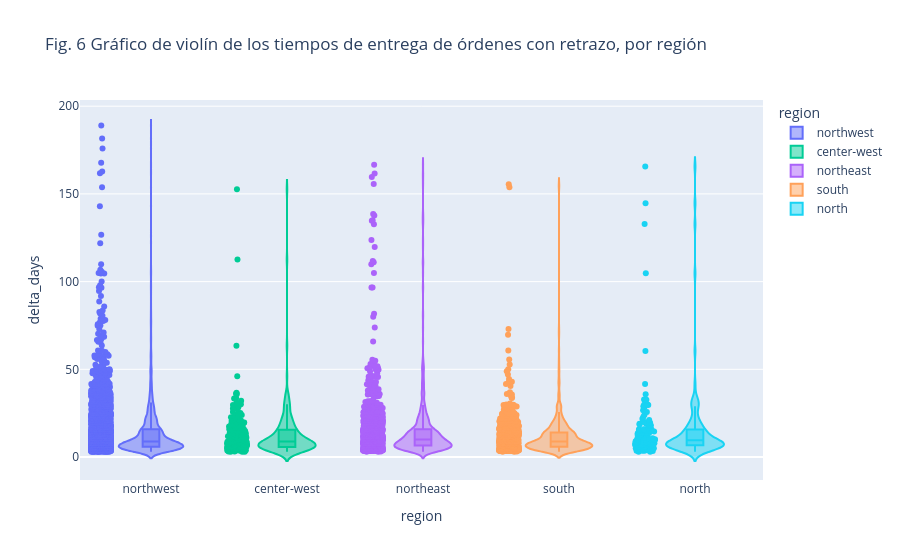

Here is the notebook cell this chart was saved with:
### Code cell
fig = px.violin(delivered.query(
    "delay_status == 'long_delay'"
),
    x="region",
    y="delta_days",
    color="region",
    box=True, points="all",
    title="Fig. 6 Gráfico de violín de los tiempos de entrega de órdenes con retrazo, por región"
)

fig.show()

### Figure 1 — Plotly figure (JSON) as saved in the notebook; plotly's stock layout.template omitted (floating-point values rounded to 4 significant figures; data arrays with more than 128 entries replaced by an {"elided": "..."} marker saying what was removed)
{"data": [{"alignmentgroup": "True", "box": {"visible": true}, "hovertemplate": "region=%{x}<br>delta_days=%{y}<extra></extra>", "legendgroup": "northwest", "marker": {"color": "#636efa"}, "name": "northwest", "offsetgroup": "northwest", "orientation": "v", "points": "all", "scalegroup": "True", "showlegend": true, "type": "violin", "x": {"elided": "3141 str values"}, "x0": " ", "xaxis": "x", "y": {"elided": "3141 float values"}, "y0": " ", "yaxis": "y"}, {"alignmentgroup": "True", "box": {"visible": true}, "hovertemplate": "region=%{x}<br>delta_days=%{y}<extra></extra>", "legendgroup": "center-west", "marker": {"color": "#00cc96"}, "name": "center-west", "offsetgroup": "center-west", "orientation": "v", "points": "all", "scalegroup": "True", "showlegend": true, "type": "violin", "x": {"elided": "221 str values"}, "x0": " ", "xaxis": "x", "y": {"elided": "221 float values"}, "y0": " ", "yaxis": "y"}, {"alignmentgroup": "True", "box": {"visible": true}, "hovertemplate": "region=%{x}<br>delta_days=%{y}<extra></extra>", "legendgroup": "northeast", "marker": {"color": "#ab63fa"}, "name": "northeast", "offsetgroup": "northeast", "orientation": "v", "points": "all", "scalegroup": "True", "showlegend": true, "type": "violin", "x": {"elided": "964 str values"}, "x0": " ", "xaxis": "x", "y": {"elided": "964 float values"}, "y0": " ", "yaxis": "y"}, {"alignmentgroup": "True", "box": {"visible": true}, "hovertemplate": "region=%{x}<br>delta_days=%{y}<extra></extra>", "legendgroup": "south", "marker": {"color": "#FFA15A"}, "name": "south", "offsetgroup": "south", "orientation": "v", "points": "all", "scalegroup": "True", "showlegend": true, "type": "violin", "x": {"elided": "683 str values"}, "x0": " ", "xaxis": "x", "y": {"elided": "683 float values"}, "y0": " ", "yaxis": "y"}, {"alignmentgroup": "True", "box": {"visible": true}, "hovertemplate": "region=%{x}<br>delta_days=%{y}<extra></extra>", "legendgroup": "north", "marker": {"color": "#19d3f3"}, "name": "north", "offsetgroup": "north", "orientation": "v", "points": "all", "scalegroup": "True", "showlegend": true, "type": "violin", "x": {"elided": "133 str values"}, "x0": " ", "xaxis": "x", "y": {"elided": "133 float values"}, "y0": " ", "yaxis": "y"}], "layout": {"legend": {"title": {"text": "region"}, "tracegroupgap": 0}, "title": {"text": "Fig. 6 Gráfico de violín de los tiempos de entrega de órdenes con retrazo, por región"}, "violinmode": "overlay", "xaxis": {"anchor": "y", "categoryarray": ["northwest", null, "center-west", "northeast", "south", "north"], "categoryorder": "array", "domain": [0, 1], "title": {"text": "region"}}, "yaxis": {"anchor": "x", "domain": [0, 1], "title": {"text": "delta_days"}}}}
